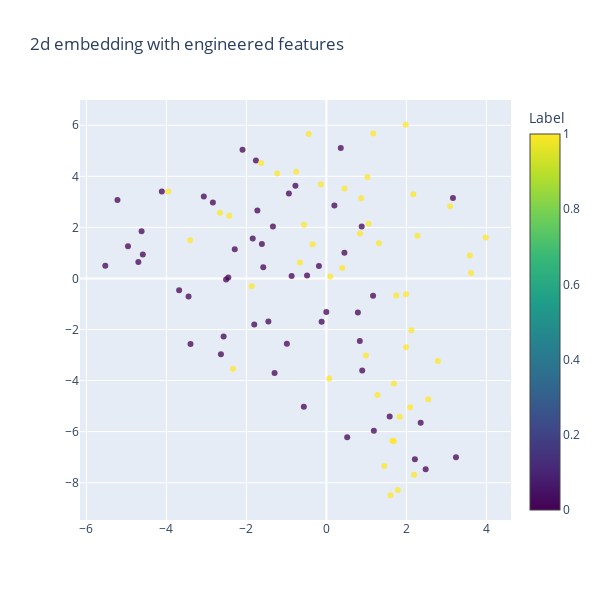

The cell this chart's notebook holds for it:
### Code cell
#2D Plot
trace1 = go.Scatter(
    x=tsne2d[:,0],
    y=tsne2d[:,1],
    mode='markers',
    marker=dict(
        sizemode='diameter',
        color = y_label,
        colorscale = 'Viridis',
        colorbar = dict(title = 'Label'),
        line=dict(color='rgb(255, 255, 255)'),
        opacity=0.75
    )
)

data=[trace1]
layout=dict(height=600, width=600, title='2d embedding with engineered features')
fig=dict(data=data, layout=layout)
py.iplot(fig, filename='2d embedding with engineered features')
